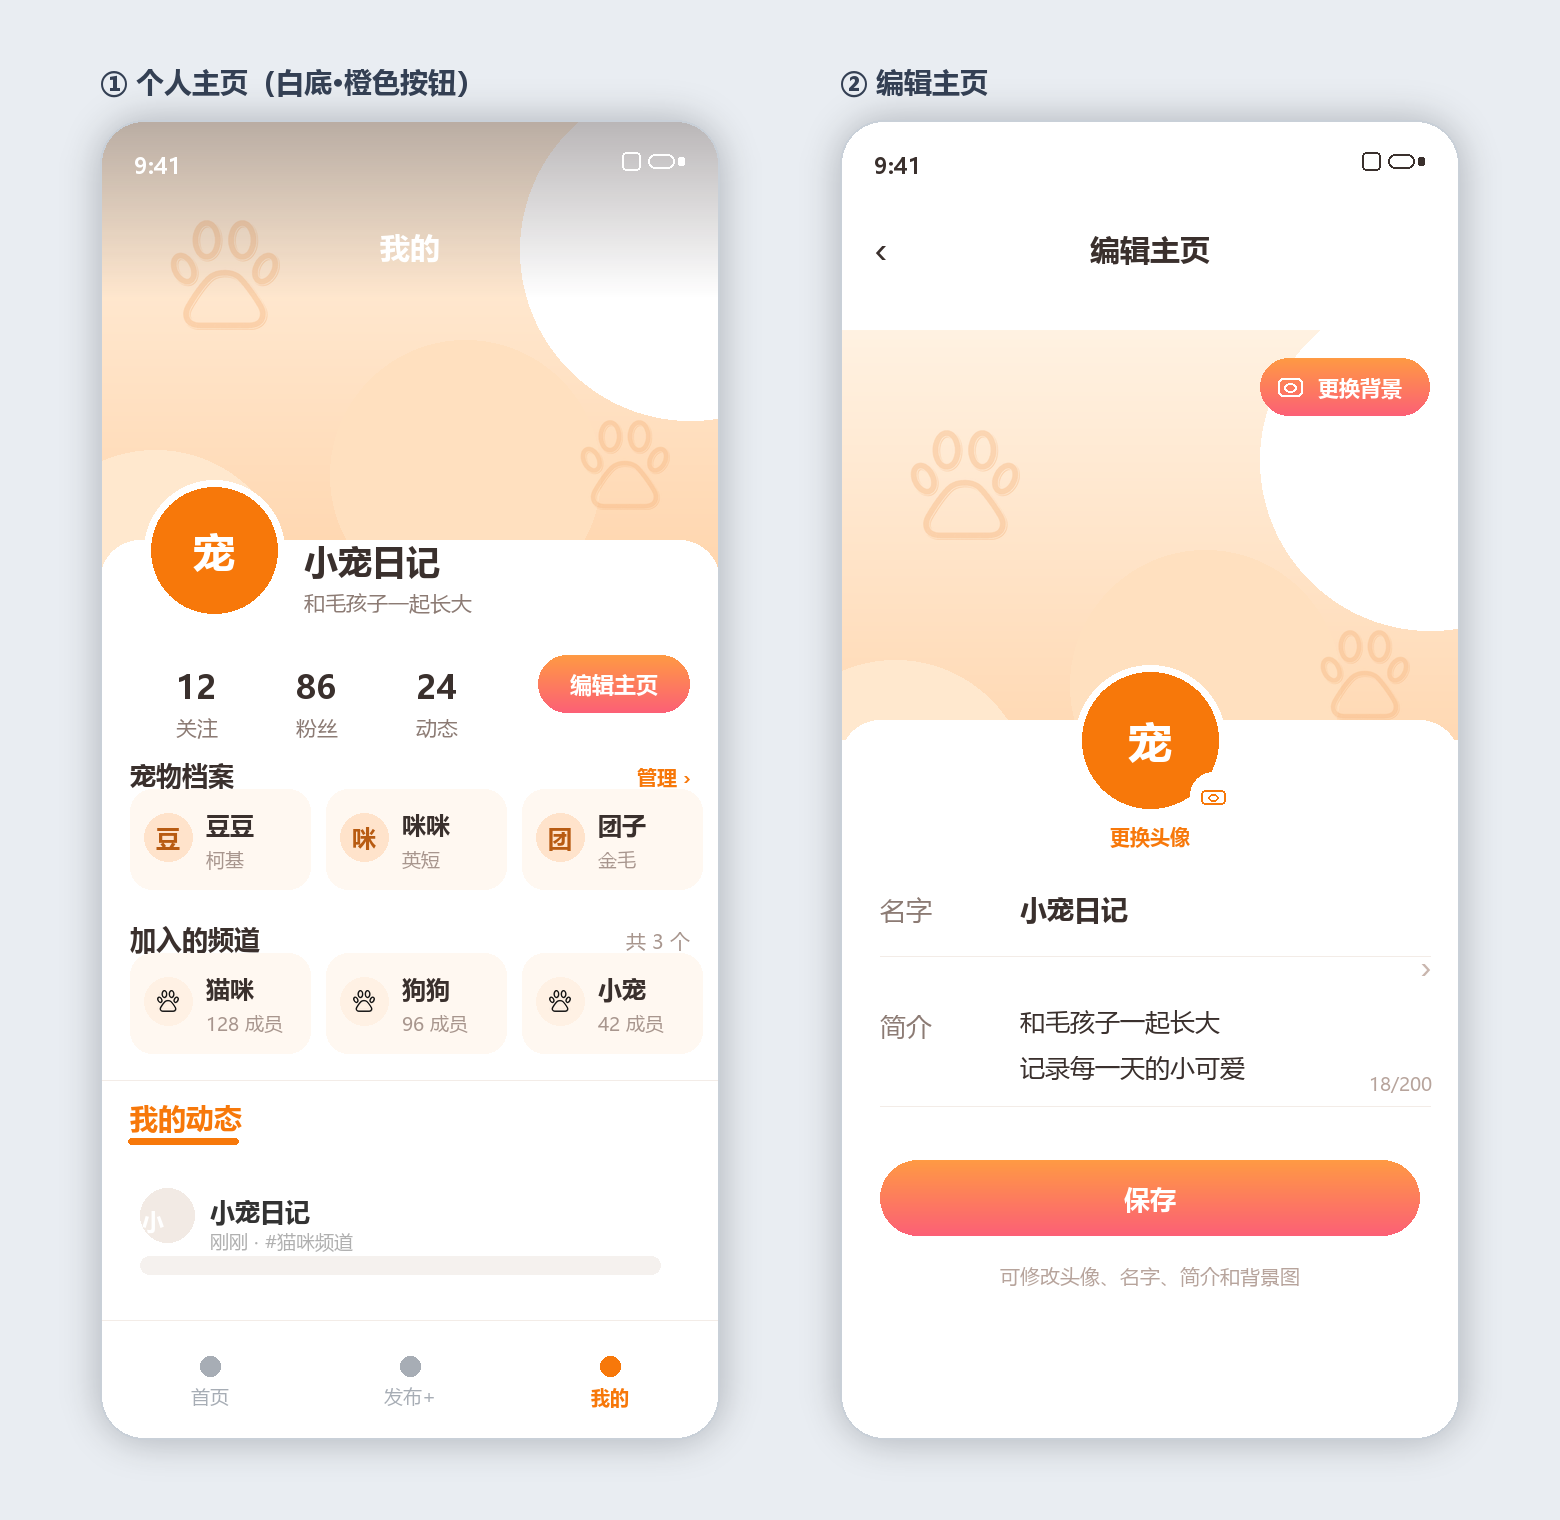

The script that saved this image:
from PIL import Image, ImageDraw, ImageFont, ImageFilter
import os

ROOT = os.path.abspath(os.path.join(os.path.dirname(__file__), "..", ".."))
OUT = os.path.join(ROOT, "docs", "design", "profile-final-draft.png")
IMAGES = os.path.join(ROOT, "frontend", "images")

REGULAR = "C:/Windows/Fonts/msyh.ttc"
BOLD = "C:/Windows/Fonts/msyhbd.ttc"

ACCENT = "#F7780A"
SOFT = "#FFF1E4"
TEXT = "#3A302D"
SECONDARY = "#8C7B74"
META = "#A8968E"


def font(size, bold=False):
    return ImageFont.truetype(BOLD if bold else REGULAR, size)


def text(draw, xy, value, size, color, bold=False, anchor="la"):
    draw.text(xy, value, font=font(size, bold), fill=color, anchor=anchor)


def tinted_paw(path, color=(242, 161, 93), opacity=80):
    img = Image.open(path).convert("RGBA")
    solid = Image.new("RGBA", img.size, color + (255,))
    solid.putalpha(img.getchannel("A").point(lambda a: a * opacity // 255))
    return solid


def paste_image_contain(base, img, box):
    target_w, target_h = box[2] - box[0], box[3] - box[1]
    ratio = min(target_w / img.width, target_h / img.height)
    size = (max(1, int(img.width * ratio)), max(1, int(img.height * ratio)))
    img = img.resize(size, Image.LANCZOS)
    x = box[0] + (target_w - size[0]) // 2
    y = box[1] + (target_h - size[1]) // 2
    base.alpha_composite(img, (x, y))


def gradient_button(img, box, radius, top="#FF9A44", bottom="#FC6076"):
    w, h = int(box[2] - box[0]), int(box[3] - box[1])
    grad = Image.new("RGB", (w, h), top)
    gd = ImageDraw.Draw(grad)
    for y in range(h):
        t = y / max(h - 1, 1)
        color = tuple(int(int(top[i:i + 2], 16) + (int(bottom[i:i + 2], 16) - int(top[i:i + 2], 16)) * t) for i in (1, 3, 5))
        gd.line([(0, y), (w, y)], fill=color)
    mask = Image.new("L", (w, h), 0)
    ImageDraw.Draw(mask).rounded_rectangle([0, 0, w - 1, h - 1], radius=radius, fill=255)
    layer = Image.new("RGBA", (w, h), (0, 0, 0, 0))
    layer.paste(grad, (0, 0), mask)
    img.alpha_composite(layer, (int(box[0]), int(box[1])))


def make_cover(size=(620, 460)):
    w, h = size
    cover = Image.new("RGBA", size, (0, 0, 0, 0))
    grad = Image.new("RGB", size, "#FFF2E2")
    gd = ImageDraw.Draw(grad)
    for y in range(h):
        t = y / max(h - 1, 1)
        top = (255, 242, 226)
        bottom = (255, 214, 174)
        color = tuple(int(top[i] + (bottom[i] - top[i]) * t) for i in range(3))
        gd.line([(0, y), (w, y)], fill=color)
    cover.paste(grad, (0, 0))
    cd = ImageDraw.Draw(cover)
    cd.ellipse([420, -40, 760, 300], fill="#FFFFFF")
    cd.ellipse([-80, 330, 190, 600], fill="#FFE8CE")
    cd.ellipse([230, 220, 500, 490], fill="#FFE0BF")
    paste_image_contain(cover, tinted_paw(os.path.join(IMAGES, "paw.png"), opacity=75), [70, 100, 180, 210])
    paste_image_contain(cover, tinted_paw(os.path.join(IMAGES, "paw.png"), opacity=70), [480, 300, 570, 390])
    return cover


def draw_status(draw, color):
    text(draw, (34, 30), "9:41", 22, color, True)
    draw.rounded_rectangle([548, 34, 574, 48], radius=7, outline=color, width=2)
    draw.rounded_rectangle([578, 37, 584, 45], radius=2, fill=color)
    draw.rounded_rectangle([522, 32, 540, 50], radius=4, outline=color, width=2)


def draw_avatar(draw):
    draw.ellipse([44, 360, 184, 500], fill="#F7780A", outline="#FFFFFF", width=7)
    text(draw, (114, 430), "宠", 42, "#FFFFFF", True, "mm")


def draw_pet_card(img, draw, x, name, breed, char):
    draw.rounded_rectangle([x, 669, x + 180, 769], radius=22, fill="#FFF8F1")
    draw.ellipse([x + 14, 693, x + 62, 741], fill="#FFE3CB")
    text(draw, (x + 38, 717), char, 24, "#B85B12", True, "mm")
    text(draw, (x + 76, 688), name, 24, TEXT, True)
    text(draw, (x + 76, 726), breed, 19, META)


def draw_channel_card(img, draw, x, name, members):
    draw.rounded_rectangle([x, 833, x + 180, 933], radius=22, fill="#FFF8F1")
    draw.ellipse([x + 14, 857, x + 62, 905], fill="#FFF1E4")
    paw = Image.open(os.path.join(IMAGES, "paw.png")).convert("RGBA")
    paste_image_contain(img, paw, [x + 27, 870, x + 49, 892])
    text(draw, (x + 76, 852), name, 24, TEXT, True)
    text(draw, (x + 76, 890), members, 19, META)


def draw_tabs(draw):
    draw.rectangle([0, 960, 619, 1030], fill="#FFFFFF")
    draw.line([0, 960, 619, 960], fill="#F3ECE7", width=1)
    text(draw, (30, 978), "我的动态", 28, ACCENT, True)
    draw.rounded_rectangle([28, 1018, 138, 1024], radius=3, fill=ACCENT)


def draw_feed(draw):
    draw.rounded_rectangle([20, 1048, 600, 1185], radius=20, fill="#FFFFFF")
    draw.ellipse([40, 1068, 94, 1122], fill="#F2EAE4")
    text(draw, (42, 1086), "小", 22, "#FFFFFF", True)
    text(draw, (110, 1074), "小宠日记", 25, "#333333", True)
    text(draw, (110, 1108), "刚刚 · #猫咪频道", 19, "#B0B0B0")
    draw.rounded_rectangle([40, 1136, 560, 1154], radius=9, fill="#F5F1EE")


def draw_tabbar(draw):
    draw.rectangle([0, 1200, 619, 1319], fill="#FFFFFF")
    draw.line([0, 1200, 619, 1200], fill="#F3ECE7", width=1)
    items = [("首页", "#A7ADB5"), ("发布+", "#A7ADB5"), ("我的", ACCENT)]
    for index, (label, color) in enumerate(items):
        cx = 110 + index * 200
        draw.ellipse([cx - 10, 1236, cx + 10, 1256], fill=color)
        text(draw, (cx, 1276), label, 19, color, index == 2, "mm")


def new_phone():
    return Image.new("RGBA", (620, 1320), (0, 0, 0, 0))


def finish_phone(phone):
    mask = Image.new("L", (620, 1320), 0)
    ImageDraw.Draw(mask).rounded_rectangle([0, 0, 619, 1319], radius=44, fill=255)
    phone.putalpha(mask)
    ImageDraw.Draw(phone).rounded_rectangle([0, 0, 619, 1319], radius=44, outline="#C9D0D8", width=2)
    return phone


def build_profile_phone():
    img = new_phone()
    draw = ImageDraw.Draw(img)
    draw.rounded_rectangle([0, 0, 619, 1319], radius=44, fill="#FFFFFF")
    img.alpha_composite(make_cover(), (0, 0))
    shade = Image.new("RGBA", (620, 180), (0, 0, 0, 0))
    sd = ImageDraw.Draw(shade)
    for y in range(180):
        alpha = int(80 * (1 - y / 179))
        sd.line([(0, y), (620, y)], fill=(31, 20, 24, alpha))
    img.alpha_composite(shade, (0, 0))
    draw_status(draw, "#FFFFFF")
    text(draw, (310, 126), "我的", 30, "#FFFFFF", True, "mm")

    draw.rounded_rectangle([0, 420, 619, 1319], radius=40, fill="#FFFFFF")
    draw_avatar(draw)
    text(draw, (204, 418), "小宠日记", 34, TEXT, True)
    text(draw, (204, 468), "和毛孩子一起长大", 21, SECONDARY)

    stats = [("12", "关注", 76), ("86", "粉丝", 196), ("24", "动态", 316)]
    for number, label, cx in stats:
        text(draw, (cx, 545), number, 32, TEXT, True)
        text(draw, (cx, 593), label, 21, SECONDARY)
    gradient_button(img, (438, 535, 590, 593), 29)
    text(draw, (514, 564), "编辑主页", 22, "#FFFFFF", True, "mm")

    text(draw, (30, 637), "宠物档案", 26, TEXT, True)
    text(draw, (590, 643), "管理 ›", 20, ACCENT, True, "ra")
    draw_pet_card(img, draw, 30, "豆豆", "柯基", "豆")
    draw_pet_card(img, draw, 226, "咪咪", "英短", "咪")
    draw_pet_card(img, draw, 422, "团子", "金毛", "团")

    text(draw, (30, 801), "加入的频道", 26, TEXT, True)
    text(draw, (590, 807), "共 3 个", 20, META, False, "ra")
    draw_channel_card(img, draw, 30, "猫咪", "128 成员")
    draw_channel_card(img, draw, 226, "狗狗", "96 成员")
    draw_channel_card(img, draw, 422, "小宠", "42 成员")

    draw_tabs(draw)
    draw_feed(draw)
    draw_tabbar(draw)
    return finish_phone(img)


def build_edit_phone():
    img = new_phone()
    draw = ImageDraw.Draw(img)
    draw.rounded_rectangle([0, 0, 619, 1319], radius=44, fill="#FFFFFF")
    draw.rounded_rectangle([0, 0, 619, 210], radius=44, fill="#FFFFFF")
    draw.rectangle([0, 90, 619, 210], fill="#FFFFFF")
    draw_status(draw, TEXT)
    text(draw, (34, 128), "\u2039", 40, TEXT, False, "lm")
    text(draw, (310, 128), "编辑主页", 30, TEXT, True, "mm")

    cover = make_cover().crop((0, 0, 620, 410))
    img.alpha_composite(cover, (0, 210))
    gradient_button(img, (420, 238, 590, 296), 29)
    draw.rounded_rectangle([438, 258, 462, 276], radius=5, outline="#FFFFFF", width=2)
    draw.ellipse([444, 263, 456, 272], outline="#FFFFFF", width=2)
    text(draw, (478, 267), "更换背景", 21, "#FFFFFF", True, "lm")

    draw.rounded_rectangle([0, 600, 619, 1319], radius=40, fill="#FFFFFF")
    draw.ellipse([235, 545, 385, 695], fill="#F7780A", outline="#FFFFFF", width=7)
    text(draw, (310, 620), "宠", 44, "#FFFFFF", True, "mm")
    draw.ellipse([350, 652, 396, 698], fill="#FFFFFF")
    draw.rounded_rectangle([361, 670, 385, 684], radius=4, outline=ACCENT, width=2)
    draw.ellipse([368, 674, 378, 681], outline=ACCENT, width=2)
    text(draw, (310, 716), "更换头像", 20, ACCENT, True, "mm")

    text(draw, (40, 772), "名字", 26, SECONDARY)
    text(draw, (180, 770), "小宠日记", 27, TEXT, True)
    draw.line([40, 836, 590, 836], fill="#F3ECE7", width=1)
    text(draw, (592, 824), "\u203a", 34, "#C9B6AE", False, "ra")

    text(draw, (40, 888), "简介", 26, SECONDARY)
    text(draw, (180, 884), "和毛孩子一起长大", 25, TEXT)
    text(draw, (180, 930), "记录每一天的小可爱", 25, TEXT)
    text(draw, (592, 950), "18/200", 19, "#B7A49C", False, "ra")
    draw.line([40, 986, 590, 986], fill="#F3ECE7", width=1)

    gradient_button(img, (40, 1040, 580, 1116), 38)
    text(draw, (310, 1078), "保存", 26, "#FFFFFF", True, "mm")
    text(draw, (310, 1156), "可修改头像、名字、简介和背景图", 20, "#B7A49C", False, "mm")
    return finish_phone(img)


def main():
    canvas = Image.new("RGBA", (1560, 1520), "#E9EDF2")
    draw = ImageDraw.Draw(canvas)
    text(draw, (100, 62), "① 个人主页（白底·橙色按钮）", 28, "#344054", True)
    text(draw, (840, 62), "② 编辑主页", 28, "#344054", True)

    for phone, x in ((build_profile_phone(), 100), (build_edit_phone(), 840)):
        shadow = Image.new("RGBA", canvas.size, (0, 0, 0, 0))
        sd = ImageDraw.Draw(shadow)
        sd.rounded_rectangle([x, 120, x + 620, 1440], radius=48, fill=(31, 43, 61, 70))
        shadow = shadow.filter(ImageFilter.GaussianBlur(18))
        canvas.alpha_composite(shadow)
        canvas.alpha_composite(phone, (x, 120))

    canvas.convert("RGB").save(OUT, quality=95)
    print(OUT)


if __name__ == "__main__":
    main()
